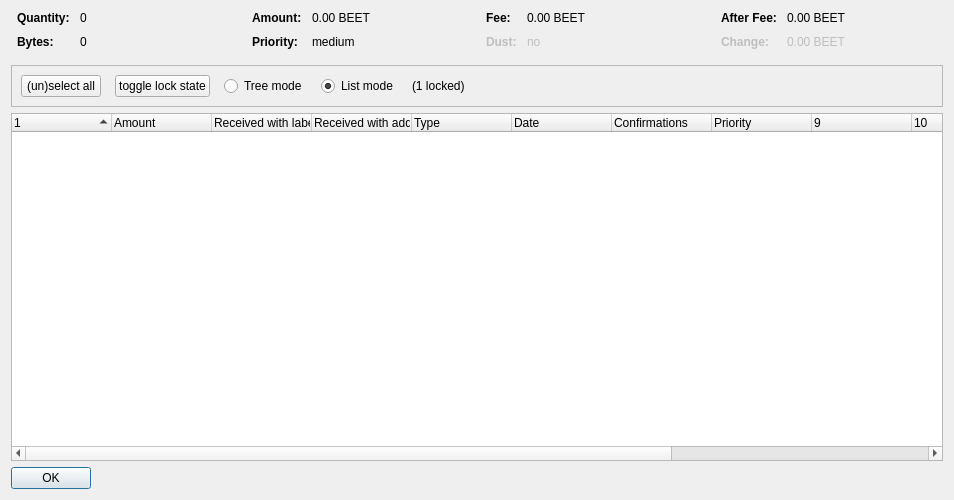
<?xml version="1.0" encoding="UTF-8"?>
<ui version="4.0">
 <class>CoinControlDialog</class>
 <widget class="QDialog" name="CoinControlDialog">
  <property name="geometry">
   <rect>
    <x>0</x>
    <y>0</y>
    <width>954</width>
    <height>500</height>
   </rect>
  </property>
  <property name="windowTitle">
   <string>Coin Selection</string>
  </property>
  <layout class="QVBoxLayout" name="verticalLayout">
   <item>
    <layout class="QHBoxLayout" name="horizontalLayoutTop" stretch="0,0,0,0">
     <property name="topMargin">
      <number>0</number>
     </property>
     <property name="bottomMargin">
      <number>10</number>
     </property>
     <item>
      <layout class="QFormLayout" name="formLayoutCoinControl1">
       <property name="horizontalSpacing">
        <number>10</number>
       </property>
       <property name="verticalSpacing">
        <number>10</number>
       </property>
       <property name="leftMargin">
        <number>6</number>
       </property>
       <property name="rightMargin">
        <number>6</number>
       </property>
       <item row="0" column="0">
        <widget class="QLabel" name="labelCoinControlQuantityText">
         <property name="font">
          <font>
           <weight>75</weight>
           <bold>true</bold>
          </font>
         </property>
         <property name="text">
          <string>Quantity:</string>
         </property>
        </widget>
       </item>
       <item row="0" column="1">
        <widget class="QLabel" name="labelCoinControlQuantity">
         <property name="cursor">
          <cursorShape>IBeamCursor</cursorShape>
         </property>
         <property name="contextMenuPolicy">
          <enum>Qt::ActionsContextMenu</enum>
         </property>
         <property name="text">
          <string notr="true">0</string>
         </property>
         <property name="textInteractionFlags">
          <set>Qt::LinksAccessibleByMouse|Qt::TextSelectableByKeyboard|Qt::TextSelectableByMouse</set>
         </property>
        </widget>
       </item>
       <item row="1" column="0">
        <widget class="QLabel" name="labelCoinControlBytesText">
         <property name="font">
          <font>
           <weight>75</weight>
           <bold>true</bold>
          </font>
         </property>
         <property name="text">
          <string>Bytes:</string>
         </property>
        </widget>
       </item>
       <item row="1" column="1">
        <widget class="QLabel" name="labelCoinControlBytes">
         <property name="cursor">
          <cursorShape>IBeamCursor</cursorShape>
         </property>
         <property name="contextMenuPolicy">
          <enum>Qt::ActionsContextMenu</enum>
         </property>
         <property name="text">
          <string notr="true">0</string>
         </property>
         <property name="textInteractionFlags">
          <set>Qt::LinksAccessibleByMouse|Qt::TextSelectableByKeyboard|Qt::TextSelectableByMouse</set>
         </property>
        </widget>
       </item>
      </layout>
     </item>
     <item>
      <layout class="QFormLayout" name="formLayoutCoinControl2">
       <property name="horizontalSpacing">
        <number>10</number>
       </property>
       <property name="verticalSpacing">
        <number>10</number>
       </property>
       <property name="leftMargin">
        <number>6</number>
       </property>
       <property name="rightMargin">
        <number>6</number>
       </property>
       <item row="0" column="0">
        <widget class="QLabel" name="labelCoinControlAmountText">
         <property name="font">
          <font>
           <weight>75</weight>
           <bold>true</bold>
          </font>
         </property>
         <property name="text">
          <string>Amount:</string>
         </property>
        </widget>
       </item>
       <item row="0" column="1">
        <widget class="QLabel" name="labelCoinControlAmount">
         <property name="cursor">
          <cursorShape>IBeamCursor</cursorShape>
         </property>
         <property name="contextMenuPolicy">
          <enum>Qt::ActionsContextMenu</enum>
         </property>
         <property name="text">
          <string notr="true">0.00 BEET</string>
         </property>
         <property name="textInteractionFlags">
          <set>Qt::LinksAccessibleByMouse|Qt::TextSelectableByKeyboard|Qt::TextSelectableByMouse</set>
         </property>
        </widget>
       </item>
       <item row="1" column="0">
        <widget class="QLabel" name="labelCoinControlPriorityText">
         <property name="font">
          <font>
           <weight>75</weight>
           <bold>true</bold>
          </font>
         </property>
         <property name="text">
          <string>Priority:</string>
         </property>
        </widget>
       </item>
       <item row="1" column="1">
        <widget class="QLabel" name="labelCoinControlPriority">
         <property name="cursor">
          <cursorShape>IBeamCursor</cursorShape>
         </property>
         <property name="contextMenuPolicy">
          <enum>Qt::ActionsContextMenu</enum>
         </property>
         <property name="text">
          <string>medium</string>
         </property>
         <property name="textInteractionFlags">
          <set>Qt::LinksAccessibleByMouse|Qt::TextSelectableByKeyboard|Qt::TextSelectableByMouse</set>
         </property>
        </widget>
       </item>
      </layout>
     </item>
     <item>
      <layout class="QFormLayout" name="formLayoutCoinControl3">
       <property name="horizontalSpacing">
        <number>10</number>
       </property>
       <property name="verticalSpacing">
        <number>10</number>
       </property>
       <property name="leftMargin">
        <number>6</number>
       </property>
       <property name="rightMargin">
        <number>6</number>
       </property>
       <item row="0" column="0">
        <widget class="QLabel" name="labelCoinControlFeeText">
         <property name="font">
          <font>
           <weight>75</weight>
           <bold>true</bold>
          </font>
         </property>
         <property name="text">
          <string>Fee:</string>
         </property>
        </widget>
       </item>
       <item row="0" column="1">
        <widget class="QLabel" name="labelCoinControlFee">
         <property name="cursor">
          <cursorShape>IBeamCursor</cursorShape>
         </property>
         <property name="contextMenuPolicy">
          <enum>Qt::ActionsContextMenu</enum>
         </property>
         <property name="text">
          <string notr="true">0.00 BEET</string>
         </property>
         <property name="textInteractionFlags">
          <set>Qt::LinksAccessibleByMouse|Qt::TextSelectableByKeyboard|Qt::TextSelectableByMouse</set>
         </property>
        </widget>
       </item>
       <item row="1" column="0">
        <widget class="QLabel" name="labelCoinControlLowOutputText">
         <property name="enabled">
          <bool>false</bool>
         </property>
         <property name="font">
          <font>
           <weight>75</weight>
           <bold>true</bold>
          </font>
         </property>
         <property name="text">
          <string>Dust:</string>
         </property>
        </widget>
       </item>
       <item row="1" column="1">
        <widget class="QLabel" name="labelCoinControlLowOutput">
         <property name="enabled">
          <bool>false</bool>
         </property>
         <property name="cursor">
          <cursorShape>IBeamCursor</cursorShape>
         </property>
         <property name="contextMenuPolicy">
          <enum>Qt::ActionsContextMenu</enum>
         </property>
         <property name="text">
          <string>no</string>
         </property>
         <property name="textInteractionFlags">
          <set>Qt::LinksAccessibleByMouse|Qt::TextSelectableByKeyboard|Qt::TextSelectableByMouse</set>
         </property>
        </widget>
       </item>
      </layout>
     </item>
     <item>
      <layout class="QFormLayout" name="formLayoutCoinControl4">
       <property name="horizontalSpacing">
        <number>10</number>
       </property>
       <property name="verticalSpacing">
        <number>10</number>
       </property>
       <property name="leftMargin">
        <number>6</number>
       </property>
       <property name="rightMargin">
        <number>6</number>
       </property>
       <item row="0" column="0">
        <widget class="QLabel" name="labelCoinControlAfterFeeText">
         <property name="font">
          <font>
           <weight>75</weight>
           <bold>true</bold>
          </font>
         </property>
         <property name="text">
          <string>After Fee:</string>
         </property>
        </widget>
       </item>
       <item row="0" column="1">
        <widget class="QLabel" name="labelCoinControlAfterFee">
         <property name="cursor">
          <cursorShape>IBeamCursor</cursorShape>
         </property>
         <property name="contextMenuPolicy">
          <enum>Qt::ActionsContextMenu</enum>
         </property>
         <property name="text">
          <string notr="true">0.00 BEET</string>
         </property>
         <property name="textInteractionFlags">
          <set>Qt::LinksAccessibleByMouse|Qt::TextSelectableByKeyboard|Qt::TextSelectableByMouse</set>
         </property>
        </widget>
       </item>
       <item row="1" column="0">
        <widget class="QLabel" name="labelCoinControlChangeText">
         <property name="enabled">
          <bool>false</bool>
         </property>
         <property name="font">
          <font>
           <weight>75</weight>
           <bold>true</bold>
          </font>
         </property>
         <property name="text">
          <string>Change:</string>
         </property>
        </widget>
       </item>
       <item row="1" column="1">
        <widget class="QLabel" name="labelCoinControlChange">
         <property name="enabled">
          <bool>false</bool>
         </property>
         <property name="cursor">
          <cursorShape>IBeamCursor</cursorShape>
         </property>
         <property name="contextMenuPolicy">
          <enum>Qt::ActionsContextMenu</enum>
         </property>
         <property name="text">
          <string notr="true">0.00 BEET</string>
         </property>
         <property name="textInteractionFlags">
          <set>Qt::LinksAccessibleByMouse|Qt::TextSelectableByKeyboard|Qt::TextSelectableByMouse</set>
         </property>
        </widget>
       </item>
      </layout>
     </item>
    </layout>
   </item>
   <item>
    <widget class="QFrame" name="frame">
     <property name="minimumSize">
      <size>
       <width>0</width>
       <height>40</height>
      </size>
     </property>
     <property name="frameShape">
      <enum>QFrame::StyledPanel</enum>
     </property>
     <property name="frameShadow">
      <enum>QFrame::Sunken</enum>
     </property>
     <layout class="QHBoxLayout" name="horizontalLayout">
      <item>
       <layout class="QHBoxLayout" name="horizontalLayoutPanel" stretch="0,0,0,0,0,0">
        <property name="spacing">
         <number>14</number>
        </property>
        <item>
         <widget class="QPushButton" name="pushButtonSelectAll">
          <property name="sizePolicy">
           <sizepolicy hsizetype="Maximum" vsizetype="Fixed">
            <horstretch>0</horstretch>
            <verstretch>0</verstretch>
           </sizepolicy>
          </property>
          <property name="text">
           <string>(un)select all</string>
          </property>
          <property name="autoDefault">
           <bool>false</bool>
          </property>
         </widget>
        </item>
        <item>
         <widget class="QPushButton" name="pushButtonToggleLock">
          <property name="sizePolicy">
           <sizepolicy hsizetype="Maximum" vsizetype="Fixed">
            <horstretch>0</horstretch>
            <verstretch>0</verstretch>
           </sizepolicy>
          </property>
          <property name="text">
           <string>toggle lock state</string>
          </property>
          <property name="autoDefault">
           <bool>false</bool>
          </property>
         </widget>
        </item>
        <item>
         <widget class="QRadioButton" name="radioTreeMode">
          <property name="sizePolicy">
           <sizepolicy hsizetype="Maximum" vsizetype="Fixed">
            <horstretch>0</horstretch>
            <verstretch>0</verstretch>
           </sizepolicy>
          </property>
          <property name="text">
           <string>Tree mode</string>
          </property>
         </widget>
        </item>
        <item>
         <widget class="QRadioButton" name="radioListMode">
          <property name="sizePolicy">
           <sizepolicy hsizetype="Maximum" vsizetype="Fixed">
            <horstretch>0</horstretch>
            <verstretch>0</verstretch>
           </sizepolicy>
          </property>
          <property name="text">
           <string>List mode</string>
          </property>
          <property name="checked">
           <bool>true</bool>
          </property>
         </widget>
        </item>
        <item>
         <widget class="QLabel" name="labelLocked">
          <property name="text">
           <string>(1 locked)</string>
          </property>
         </widget>
        </item>
        <item>
         <spacer name="horizontalSpacer">
          <property name="orientation">
           <enum>Qt::Horizontal</enum>
          </property>
          <property name="sizeHint" stdset="0">
           <size>
            <width>40</width>
            <height>20</height>
           </size>
          </property>
         </spacer>
        </item>
       </layout>
      </item>
     </layout>
    </widget>
   </item>
   <item>
    <widget class="CoinControlTreeWidget" name="treeWidget">
     <property name="contextMenuPolicy">
      <enum>Qt::CustomContextMenu</enum>
     </property>
     <property name="sortingEnabled">
      <bool>false</bool>
     </property>
     <property name="columnCount">
      <number>13</number>
     </property>
     <attribute name="headerShowSortIndicator" stdset="0">
      <bool>true</bool>
     </attribute>
     <attribute name="headerStretchLastSection">
      <bool>false</bool>
     </attribute>
     <column>
      <property name="text">
       <string/>
      </property>
     </column>
     <column>
      <property name="text">
       <string>Amount</string>
      </property>
     </column>
     <column>
      <property name="text">
       <string>Received with label</string>
      </property>
     </column>
     <column>
      <property name="text">
       <string>Received with address</string>
      </property>
     </column>
     <column>
      <property name="text">
       <string>Type</string>
      </property>
     </column>
     <column>
      <property name="text">
       <string>Date</string>
      </property>
     </column>
     <column>
      <property name="text">
       <string>Confirmations</string>
      </property>
      <property name="toolTip">
       <string>Confirmed</string>
      </property>
     </column>
     <column>
      <property name="text">
       <string>Priority</string>
      </property>
     </column>
     <column>
      <property name="text">
       <string/>
      </property>
     </column>
     <column>
      <property name="text">
       <string/>
      </property>
     </column>
     <column>
      <property name="text">
       <string/>
      </property>
     </column>
     <column>
      <property name="text">
       <string/>
      </property>
     </column>
     <column>
      <property name="text">
       <string/>
      </property>
     </column>
    </widget>
   </item>
   <item>
    <widget class="QDialogButtonBox" name="buttonBox">
     <property name="sizePolicy">
      <sizepolicy hsizetype="Maximum" vsizetype="Fixed">
       <horstretch>0</horstretch>
       <verstretch>0</verstretch>
      </sizepolicy>
     </property>
     <property name="orientation">
      <enum>Qt::Horizontal</enum>
     </property>
     <property name="standardButtons">
      <set>QDialogButtonBox::Ok</set>
     </property>
    </widget>
   </item>
  </layout>
 </widget>
 <customwidgets>
  <customwidget>
   <class>CoinControlTreeWidget</class>
   <extends>QTreeWidget</extends>
   <header>coincontroltreewidget.h</header>
  </customwidget>
 </customwidgets>
 <resources/>
 <connections/>
</ui>
